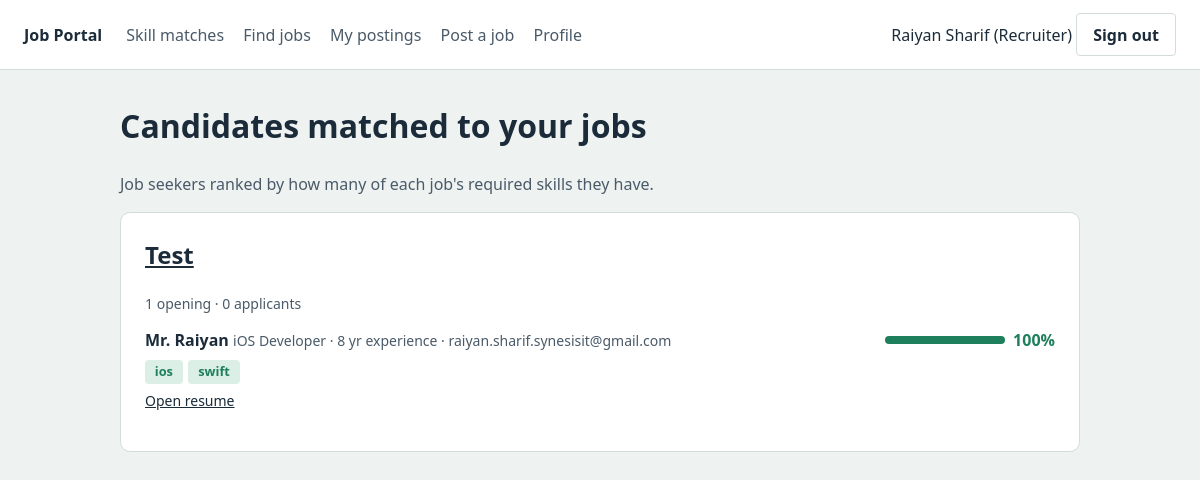
Page /dashboard/ (signed in) on the committed database.
### accounts/models.py (models this page shows, shortened)
class User(AbstractUser):
    RECRUITER = 'recruiter'
    JOBSEEKER = 'jobseeker'
    USER_TYPE_CHOICES = [
        (RECRUITER, 'Recruiter'),
        (JOBSEEKER, 'Job seeker'),
    ]
    display_name = models.CharField(max_length=100)
    user_type = models.CharField(max_length=20, choices=USER_TYPE_CHOICES)
    @property
    def is_recruiter(self):
        return self.user_type == self.RECRUITER
    def has_profile(self):
        if self.is_recruiter:
            return hasattr(self, 'recruiter_profile')
        return hasattr(self, 'jobseeker_profile')

class JobSeekerProfile(models.Model):
    user = models.OneToOneField(User, on_delete=models.CASCADE, related_name='jobseeker_profile')
    headline = models.CharField(max_length=150, help_text='e.g. Junior Python developer')
    domain = models.CharField(max_length=100, help_text='e.g. Software, Marketing, Finance')
    experience_years = models.PositiveIntegerField(default=0)
    phone = models.CharField(max_length=30, blank=True)
    skills = models.ManyToManyField(Skill, related_name='jobseekers', blank=True)
    resume = models.FileField(upload_to='resumes/', blank=True)
    def skill_names(self):
        return [skill.name for skill in self.skills.all()]

class Skill(models.Model):
    name = models.CharField(max_length=60, unique=True)
    class Meta:
        ordering = ['name']

### jobs/models.py (models this page shows, shortened)
class Job(models.Model):
    CATEGORY_CHOICES = [
        ('software', 'Software & IT'),
        ('data', 'Data & Analytics'),
        ('design', 'Design & Creative'),
        ('marketing', 'Marketing & Sales'),
        ('finance', 'Finance & Accounting'),
        ('hr', 'Human Resources'),
        ('engineering', 'Engineering'),
        ('healthcare', 'Healthcare'),
        ('education', 'Education'),
        ('other', 'Other'),
    ]
    recruiter = models.ForeignKey(settings.AUTH_USER_MODEL, on_delete=models.CASCADE, related_name='jobs')
    title = models.CharField(max_length=150)
    number_of_openings = models.PositiveIntegerField(default=1)
    category = models.CharField(max_length=30, choices=CATEGORY_CHOICES)
    description = models.TextField()
    skills = models.ManyToManyField(Skill, related_name='jobs')
    is_open = models.BooleanField(default=True)
    created_at = models.DateTimeField(auto_now_add=True)
    class Meta:
        ordering = ['-created_at']
    def skill_names(self):
        return [skill.name for skill in self.skills.all()]

### jobs/views.py (the view)
# urls.py: path('dashboard/', views.dashboard, name='dashboard'),
@login_required
def dashboard(request):
    if not request.user.has_profile():
        messages.info(request, 'Create your profile to see your skill matches.')
        return redirect('profile')
    if request.user.is_recruiter:
        return recruiter_dashboard(request)
    return jobseeker_dashboard(request)

### jobs/matching.py (called while the page is built)
def match(required, offered):
    required = set(required)
    offered = set(offered)
    matched = sorted(required & offered)
    missing = sorted(required - offered)
    percent = round(100 * len(matched) / len(required)) if required else 0
    if percent >= 75:
        level = 'strong'
    elif percent >= 40:
        level = 'partial'
    else:
        level = 'weak'
    return {'matched': matched, 'missing': missing, 'percent': percent, 'level': level}

### templates/jobs/dashboard_recruiter.html (shortened to what this page needs)
{% extends 'base.html' %}
{% block content %}
<h1>Candidates matched to your jobs</h1>
<p class="muted">Job seekers ranked by how many of each job's required skills they have.</p>
{% for row in rows %}
  <div class="panel">
    <h2 style="margin-top:0"><a href="{% url 'job_detail' row.job.pk %}">{{ row.job.title }}</a></h2>
    <p class="muted small">{{ row.job.number_of_openings }} opening{{ row.job.number_of_openings|pluralize }} · {{ row.applicant_count }} applicant{{ row.applicant_count|pluralize }}</p>
    {% for r in row.candidates %}
      <div class="row">
        <div>
          <strong>{{ r.seeker.user.display_name }}</strong>
          <span class="muted small">{{ r.seeker.headline }} · {{ r.seeker.experience_years }} yr experience · {{ r.seeker.user.email }}</span>
          {% include 'includes/chips.html' %}
          {% if r.seeker.resume %}<p class="small" style="margin:.4rem 0 0"><a href="{{ r.seeker.resume.url }}" target="_blank">Open resume</a></p>{% endif %}
        </div>
        <div class="side">{% include 'includes/match.html' %}</div>
      </div>
    {% empty %}
      <p>No job seekers share a skill with this job yet.</p>
    {% endfor %}
  </div>
{% empty %}
  <div class="panel">
    <p>Post your first job to see matching candidates.</p>
    <a class="btn" href="{% url 'job_create' %}">Post a job</a>
  </div>
{% endfor %}
{% endblock %}

### templates/base.html (shortened to what this page needs)
<!DOCTYPE html>
<html lang="en">
<head>
</head>
<body>
  <header>
    <a class="brand" href="{% url 'home' %}">Job Portal</a>
    <nav>
      {% if user.is_authenticated %}
        <a href="{% url 'dashboard' %}">Skill matches</a>
        <a href="{% url 'job_search' %}">Find jobs</a>
        {% if user.is_recruiter %}
          <a href="{% url 'my_jobs' %}">My postings</a>
          <a href="{% url 'job_create' %}">Post a job</a>
        {% else %}
          <a href="{% url 'my_applications' %}">My applications</a>
        {% endif %}
        <a href="{% url 'profile' %}">Profile</a>
      {% endif %}
    </nav>
    <div>
      {% if user.is_authenticated %}
        {{ user.display_name }} ({{ user.get_user_type_display }})
        <form method="post" action="{% url 'logout' %}" style="display:inline">
          <button class="btn btn-light" type="submit">Sign out</button>
        </form>
      {% else %}
        <a href="{% url 'login' %}">Sign in</a> &nbsp;
        <a href="{% url 'register' %}">Create account</a>
      {% endif %}
    </div>
  </header>
  <main>
    {% block content %}{% endblock %}
  </main>
</body>
</html>

### templates/includes/chips.html (shortened to what this page needs)
<ul class="chips">
  {% for skill in r.matched %}<li class="chip have">{{ skill }}</li>{% endfor %}
</ul>

### templates/includes/match.html
<div class="meter {{ r.level }}">
  <div class="track"><div class="fill" style="--p: {{ r.percent }}%"></div></div>
  <b>{{ r.percent }}%</b>
</div>

### templates/base.html (style rules this page uses)
body { font-family: system-ui, sans-serif; background: #eef2f1; color: #1b2b3a; margin: 0; line-height: 1.5; }
a { color: inherit; }
header { background: #fff; border-bottom: 1px solid #d3dcdc; padding: .8rem 1.5rem; display: flex; gap: 1.5rem; align-items: center; flex-wrap: wrap; }
header .brand { font-weight: 800; text-decoration: none; }
header nav { display: flex; gap: 1.2rem; flex: 1; flex-wrap: wrap; }
header nav a { text-decoration: none; color: #4a5a68; font-weight: 500; }
main { max-width: 960px; margin: 2rem auto; padding: 0 1rem; }
.panel { background: #fff; border: 1px solid #d3dcdc; border-radius: 10px; padding: 1.5rem; margin-bottom: 1.25rem; }
.muted { color: #4a5a68; }
.small { font-size: .875rem; }
.btn { display: inline-block; background: #1b2b3a; color: #fff; border: 0; padding: .55rem 1rem; border-radius: 4px; font: inherit; font-weight: 600; cursor: pointer; text-decoration: none; }
.btn-light { background: #fff; color: #1b2b3a; border: 1px solid #d3dcdc; }
.row { display: flex; justify-content: space-between; gap: 1.5rem; align-items: flex-start; padding: 1rem 0; border-top: 1px solid #d3dcdc; }
.row:first-of-type { border-top: 0; padding-top: 0; }
.side { display: flex; flex-direction: column; align-items: flex-end; gap: .5rem; min-width: 170px; }
.chips { display: flex; flex-wrap: wrap; gap: .35rem; list-style: none; padding: 0; margin: .5rem 0 0; }
.chip { font-size: .8rem; padding: .1rem .55rem; border-radius: 4px; border: 1px solid #d3dcdc; color: #4a5a68; }
.chip.have { background: #dcefe6; border-color: transparent; color: #1e7f5c; font-weight: 600; }
.meter { display: flex; align-items: center; gap: .5rem; width: 170px; }
.track { flex: 1; height: 8px; border-radius: 99px; background: #d3dcdc; overflow: hidden; }
.fill { height: 100%; }
.strong .fill { background: #1e7f5c; }
.strong b { color: #1e7f5c; }

### rows in the picture
User: display_name "Raiyan Sharif", user_type "Recruiter"
Job: job "Test", job.number_of_openings "1", applicant_count "0"
JobSeekerProfile: seeker.user.display_name "Mr. Raiyan", seeker.headline "iOS Developer", seeker.experience_years "8", seeker.user.email "raiyan.sharif.synesisit@gmail.com", percent "100"
Skill: matched "ios"
Skill: matched "swift"
